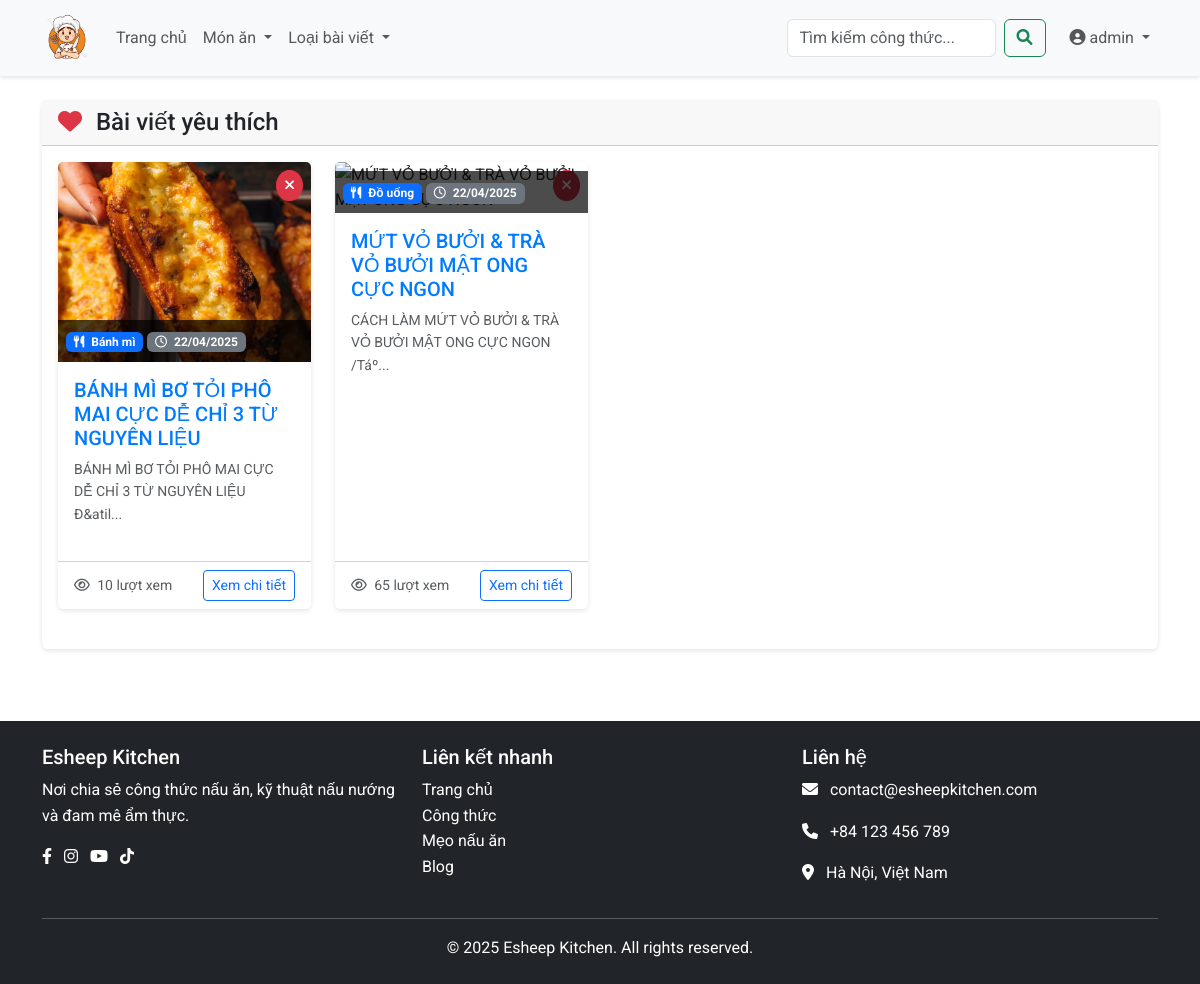
The page /favorites.php (signed in) on the database its author committed.
### tables this page shows
CREATE TABLE `favorites` (
  `id` int NOT NULL,
  `user_id` int NOT NULL,
  `post_id` int NOT NULL,
  `created_at` timestamp NULL DEFAULT CURRENT_TIMESTAMP
);

CREATE TABLE `posts` (
  `id` int NOT NULL,
  `title` varchar(255) NOT NULL,
  `slug` varchar(255) NOT NULL,
  `content` longtext NOT NULL,
  `thumbnail` varchar(255) NOT NULL,
  `user_id` int NOT NULL,
  `food_category_id` int NOT NULL,
  `post_type_id` int NOT NULL,
  `view_count` int DEFAULT '0',
  `is_featured` tinyint(1) DEFAULT '0',
  `created_at` timestamp NULL DEFAULT CURRENT_TIMESTAMP,
  `updated_at` timestamp NULL DEFAULT CURRENT_TIMESTAMP ON UPDATE CURRENT_TIMESTAMP
);

CREATE TABLE `food_categories` (
  `id` int NOT NULL,
  `name` varchar(50) NOT NULL,
  `slug` varchar(50) NOT NULL,
  `created_at` timestamp NULL DEFAULT CURRENT_TIMESTAMP
);

### config/database.php (called while the page is built, shortened)
<?php
class Database {
    private $host = DB_HOST;
    private $user = DB_USER;
    private $pass = DB_PASS;
    private $dbname = DB_NAME;
    private $conn;
    private $stmt;
    private $result;
    private $bindParams = [];
    private $bindTypes = '';
    public function __construct() {
        $this->conn = new mysqli($this->host, $this->user, $this->pass, $this->dbname);
        $this->conn->set_charset("utf8mb4");
    }
    public function query($query) {
        $this->bindParams = [];
        $this->bindTypes = '';
        $query = preg_replace('/:([a-zA-Z0-9_]+)/', '?', $query);
        $this->stmt = $this->conn->prepare($query);
        return true;
    }
    public function bind($param, $value, $type = null) {
        if (is_null($type)) {
            if (is_int($value)) {
                $type = 'i';
            } elseif (is_double($value) || is_float($value)) {
                $type = 'd';
            } elseif (is_string($value)) {
                $type = 's';
            } else {
                $type = 'b';
            }
        }
        $this->bindParams[] = $value;
        $this->bindTypes .= $type;
        return true;
    }
    public function execute() {
        if (!empty($this->bindParams)) {
            $params = [$this->bindTypes];
            for ($i = 0; $i < count($this->bindParams); $i++) {
                $params[] = &$this->bindParams[$i];
            }
            call_user_func_array([$this->stmt, 'bind_param'], $params);
        }
        $success = $this->stmt->execute();
        if ($success) {
            $this->result = $this->stmt->get_result();
        } else {
            $this->error = $this->stmt->error;
        }
        return $success;
    }
    public function getAll() {
        $this->execute();
        $results = [];
        while ($row = $this->result->fetch_assoc()) {
            $results[] = $row;
        }
        return $results;
    }
}

### includes/functions.php (called while the page is built, shortened)
<?php
function formatDate($date, $format = 'd/m/Y') {
    $dateObj = new DateTime($date);
    return $dateObj->format($format);
}

### favorites.php (the view, shortened to what this page needs)
<?php
require_once 'config/database.php';
require_once 'includes/functions.php';
$db = new Database();
$user_id = $_SESSION['user_id'];
$page = isset($_GET['page']) ? (int)$_GET['page'] : 1;
$limit = 8;
$offset = ($page - 1) * $limit;
$db->query("SELECT COUNT(*) as total FROM favorites WHERE user_id = :user_id");
$db->bind(':user_id', $user_id);
$db->query("SELECT p.*, f.created_at AS favorite_date, u.username, u.full_name, fc.name AS category_name, fc.slug AS category_slug
            FROM favorites f
            JOIN posts p ON f.post_id = p.id
            JOIN users u ON p.user_id = u.id
            JOIN food_categories fc ON p.food_category_id = fc.id
            WHERE f.user_id = :user_id
            ORDER BY f.created_at DESC
            LIMIT :offset, :limit");
$db->bind(':user_id', $user_id);
$db->bind(':offset', $offset);
$db->bind(':limit', $limit);
$favorites = $db->getAll();
include 'layouts/header.php';
?>
<div class="row">
    <div class="col-lg-12">
        <div class="card mb-4">
            <div class="card-header">
                <h4 class="mb-0">
                    <i class="fas fa-heart text-danger me-2"></i> Bài viết yêu thích
                </h4>
            </div>
            <div class="card-body">
                <?php if (empty($favorites)): ?>
                    <div class="text-center py-5">
                        <i class="far fa-heart text-muted mb-3" style="font-size: 4rem;"></i>
                        <h5 class="text-muted">Bạn chưa có bài viết yêu thích nào</h5>
                        <p>Thêm bài viết vào danh sách yêu thích để dễ dàng xem lại sau này</p>
                        <a href="<?php echo SITE_URL; ?>" class="btn btn-primary">
                            <i class="fas fa-home me-1"></i> Khám phá món ăn
                        </a>
                    </div>
                <?php else: ?>
                    <div class="row">
                        <?php foreach ($favorites as $post): ?>
                            <div class="col-md-6 col-lg-3 mb-4">
                                <div class="card h-100">
                                    <div class="position-relative">
                                        <img src="<?php echo SITE_URL . '/' . $post['thumbnail']; ?>" class="card-img-top" alt="<?php echo $post['title']; ?>">
                                        <form method="POST" action="<?php echo SITE_URL; ?>/favorites.php" class="position-absolute top-0 end-0 m-2">
                                            <button type="submit" name="remove_favorite" class="btn btn-sm btn-danger rounded-circle" title="Xóa khỏi yêu thích">
                                                <i class="fas fa-times"></i>
                                            </button>
                                        </form>
                                        <div class="position-absolute bottom-0 start-0 w-100 p-2" style="background: rgba(0,0,0,0.7);">
                                            <span class="badge bg-primary">
                                                <i class="fas fa-utensils me-1"></i> <?php echo $post['category_name']; ?>
                                            </span>
                                            <span class="badge bg-secondary">
                                                <i class="far fa-clock me-1"></i> <?php echo formatDate($post['favorite_date'], 'd/m/Y'); ?>
                                            </span>
                                        </div>
                                    </div>
                                    <div class="card-body">
                                        <h5 class="card-title">
                                            <a href="<?php echo SITE_URL . '/post/' . $post['slug']; ?>" class="text-decoration-none"><?php echo $post['title']; ?></a>
                                        </h5>
                                        <p class="card-text text-muted small">
                                            <?php echo isset($post['summary']) ? substr(strip_tags($post['summary']), 0, 100) . '...' : substr(strip_tags($post['content']), 0, 100) . '...'; ?>
                                        </p>
                                    </div>
                                    <div class="card-footer bg-white">
                                        <div class="d-flex justify-content-between align-items-center">
                                            <div class="small text-muted">
                                                <i class="far fa-eye me-1"></i> <?php echo $post['view_count']; ?> lượt xem
                                            </div>
                                            <a href="<?php echo SITE_URL . '/post/' . $post['slug']; ?>" class="btn btn-sm btn-outline-primary">
                                                Xem chi tiết
                                            </a>
                                        </div>
                                    </div>
                                </div>
                            </div>
                        <?php endforeach; ?>
                    </div>
                <?php endif; ?>
            </div>
        </div>
    </div>
</div>
<?php include 'layouts/footer.php'; ?>

### layouts/header.php (shortened to what this page needs)
<!DOCTYPE html>
<html lang="vi">
<head>
    <link href="https://cdn.jsdelivr.net/npm/bootstrap@5.3.0/dist/css/bootstrap.min.css" rel="stylesheet">
    <link href="https://cdnjs.cloudflare.com/ajax/libs/font-awesome/6.0.0/css/all.min.css" rel="stylesheet">
    <link href="<?php echo SITE_URL; ?>/assets/css/style.css" rel="stylesheet">
</head>
<body>
    <header>
        <nav class="navbar navbar-expand-lg navbar-light bg-light">
            <div class="container">
                <a class="navbar-brand" href="<?php echo SITE_URL; ?>">
                    <img src="<?php echo SITE_URL; ?>/assets/images/logo.png" alt="Esheep Kitchen" height="50">
                </a>
                <div class="collapse navbar-collapse" id="navbarNav">
                    <ul class="navbar-nav me-auto">
                        <li class="nav-item">
                            <a class="nav-link" href="<?php echo SITE_URL; ?>">Trang chủ</a>
                        </li>
                        <li class="nav-item dropdown">
                            <a class="nav-link dropdown-toggle" href="#" id="foodCategoryDropdown" role="button" data-bs-toggle="dropdown" aria-expanded="false">
                                Món ăn
                            </a>
                        </li>
                        <li class="nav-item dropdown">
                            <a class="nav-link dropdown-toggle" href="#" id="postTypeDropdown" role="button" data-bs-toggle="dropdown" aria-expanded="false">
                                Loại bài viết
                            </a>
                        </li>
                    </ul>
                    <form class="d-flex" method="GET" action="<?php echo SITE_URL; ?>/search.php">
                        <input class="form-control me-2" type="search" name="keyword" placeholder="Tìm kiếm công thức..." aria-label="Search">
                        <button class="btn btn-outline-success" type="submit">
                            <i class="fas fa-search"></i>
                        </button>
                    </form>
                    <ul class="navbar-nav ms-3">
                        <?php if(isset($_SESSION['user_id'])): ?>
                            <li class="nav-item dropdown">
                                <a class="nav-link dropdown-toggle" href="#" id="userDropdown" role="button" data-bs-toggle="dropdown" aria-expanded="false">
                                    <i class="fas fa-user-circle"></i> <?php echo $_SESSION['username']; ?>
                                </a>
                            </li>
                        <?php endif; ?>
                    </ul>
                </div>
            </div>
        </nav>
    </header>
    <main class="container my-4">

### layouts/footer.php (shortened to what this page needs)
    </main>
    <footer class="bg-dark text-white py-4 mt-5">
        <div class="container">
            <div class="row">
                <div class="col-md-4">
                    <h5>Esheep Kitchen</h5>
                    <p>Nơi chia sẻ công thức nấu ăn, kỹ thuật nấu nướng và đam mê ẩm thực.</p>
                    <div class="social-links">
                        <a href="#" class="text-white me-2"><i class="fab fa-facebook-f"></i></a>
                        <a href="#" class="text-white me-2"><i class="fab fa-instagram"></i></a>
                        <a href="#" class="text-white me-2"><i class="fab fa-youtube"></i></a>
                        <a href="#" class="text-white"><i class="fab fa-tiktok"></i></a>
                    </div>
                </div>
                <div class="col-md-4">
                    <h5>Liên kết nhanh</h5>
                    <ul class="list-unstyled">
                        <li><a href="<?php echo SITE_URL; ?>" class="text-white">Trang chủ</a></li>
                        <li><a href="<?php echo SITE_URL; ?>/type/cong-thuc" class="text-white">Công thức</a></li>
                        <li><a href="<?php echo SITE_URL; ?>/type/meo" class="text-white">Mẹo nấu ăn</a></li>
                        <li><a href="<?php echo SITE_URL; ?>/type/blog" class="text-white">Blog</a></li>
                    </ul>
                </div>
                <div class="col-md-4">
                    <h5>Liên hệ</h5>
                    <address>
                        <p><i class="fas fa-envelope me-2"></i> contact@esheepkitchen.com</p>
                        <p><i class="fas fa-phone me-2"></i> +84 123 456 789</p>
                        <p><i class="fas fa-map-marker-alt me-2"></i> Hà Nội, Việt Nam</p>
                    </address>
                </div>
            </div>
            <hr>
            <div class="row">
                <div class="col-md-12 text-center">
                    <p class="mb-0">&copy; <?php echo date('Y'); ?> Esheep Kitchen. All rights reserved.</p>
                </div>
            </div>
        </div>
    </footer>
</body>
</html>

### assets/css/style.css (style rules this page uses)
html { scroll-behavior: smooth; }
body { font-family: 'Roboto', sans-serif; color: #333; line-height: 1.6; }
a { text-decoration: none; color: #007bff; transition: all 0.3s ease; }
.navbar { box-shadow: 0 2px 4px rgba(0, 0, 0, 0.1); }
.navbar-brand img { max-height: 50px; }
.card { transition: transform 0.3s ease, box-shadow 0.3s ease; margin-bottom: 20px; border: none; box-shadow: 0 2px 5px rgba(0, 0, 0, 0.1); }
.card-img-top { height: 200px; object-fit: cover; }
.card-title { font-weight: 500; }
.card-text { color: #666; }

### rows shown on the page
favorites: post.thumbnail (picture), food_categories.name "Bánh mì", created_at "22/04/2025", post.title "BÁNH MÌ BƠ TỎI PHÔ MAI CỰC DỄ CHỈ 3 TỪ NGUYÊN LIỆU", post.content "BÁNH MÌ BƠ TỎI PHÔ MAI CỰC DỄ CHỈ 3 TỪ NGUYÊN LIỆU Đ&atil", post.view_count "10"
favorites: food_categories.name "Đồ uống", created_at "22/04/2025", post.title "MỨT VỎ BƯỞI & TRÀ VỎ BƯỞI MẬT ONG CỰC NGON", post.content "CÁCH LÀM MỨT VỎ BƯỞI & TRÀ VỎ BƯỞI MẬT ONG CỰC NGON /Táº", post.view_count "65"

### other values the page prints
$_SESSION['username'] "admin"
